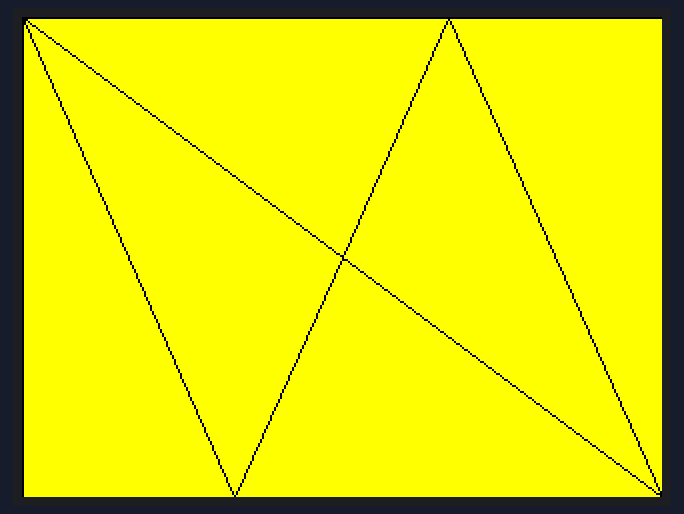
Bench run of a sketch on a simulated Arduino Uno, built with avr-gcc and run on an emulated ATmega328P. Shown: 320×240 colour display.

Above: at 0.3 s.

The sketch:

Ej4_symmetry.ino
```cpp
#include <SPI.h>
#include <Adafruit_GFX.h>    // Core graphics library
#include <Adafruit_ILI9341.h> // Hardware-specific library

#define TFT_CS   7
#define TFT_DC   6

// Assign human-readable names to some common 16-bit color values:
#define BLACK       0x0000      /*   0,   0,   0 */
#define NAVY        0x000F      /*   0,   0, 128 */
#define DARKGREEN   0x03E0      /*   0, 128,   0 */
#define DARKCYAN    0x03EF      /*   0, 128, 128 */
#define MAROON      0x7800      /* 128,   0,   0 */
#define PURPLE      0x780F      /* 128,   0, 128 */
#define OLIVE       0x7BE0      /* 128, 128,   0 */
#define LIGHTGREY   0xC618      /* 192, 192, 192 */
#define DARKGREY    0x7BEF      /* 128, 128, 128 */
#define BLUE        0x001F      /*   0,   0, 255 */
#define GREEN       0x07E0      /*   0, 255,   0 */
#define CYAN        0x07FF      /*   0, 255, 255 */
#define RED         0xF800      /* 255,   0,   0 */
#define MAGENTA     0xF81F      /* 255,   0, 255 */
#define YELLOW      0xFFE0      /* 255, 255,   0 */
#define WHITE       0xFFFF      /* 255, 255, 255 */
#define ORANGE      0xFD20      /* 255, 165,   0 */
#define GREENYELLOW 0xAFE5      /* 173, 255,  47 */
#define PINK        0xF81F

//Declaracion objeto TFT
Adafruit_ILI9341 tft = Adafruit_ILI9341(TFT_CS, TFT_DC);

//Variables globales de TFT y de malla
int width, height;
  //Numero de filas, columnas, anchura y altura de subpixel
int col, row;

void setup() {
  Serial.begin(9600);
  tft.begin(); // Begin ILI9341

  tft.setRotation(1);
  tft.fillScreen(YELLOW);

  width = tft.width();
  height = tft.height();

  //Ahora subdiviremos los triangulos en otros subtriangulos con las coordenadas definidas para crear una subdivision denominada subhexel
  //Pero ahora podremos definir si queremos dibujarlo de forma invertida o no.

  //Cambiar el primer parametro por el valor 0 para que se cree la malla simetrica
  subhexel( 1, BLACK);
}

void loop() {

}

void subhexel(bool sym, uint16_t color){

    float w = width;
    float h = height;

    float PX[] = {0,w/3, w/2, 2*w/3, w};
    float PY[]= {0,h/2, h};

    if (!sym){

      PY[0] = h;
      PY[1] = h/2;
      PY[2] = 0;
    }

    //Vamos a crear 6 subtriangulos dentro de el area determinada

    tft.drawTriangle(   PX[0], PY[0], PX[1], PY[2] , PX[0], PY[2], color);
    tft.drawTriangle(   PX[0], PY[0], PX[2], PY[1] , PX[1], PY[2], color);
    tft.drawTriangle(   PX[0], PY[0], PX[3], PY[0] , PX[2], PY[1], color);

    tft.drawTriangle(   PX[4], PY[2], PX[3], PY[0], PX[4], PY[0] , color);
    tft.drawTriangle(   PX[4], PY[2], PX[2], PY[1], PX[3], PY[0] , color);
    tft.drawTriangle(   PX[4], PY[2], PX[1], PY[2] , PX[2], PY[1] , color);

    //borderCorrection();
}

void borderCorrection(){
  tft.drawFastHLine(-2, -1, width,  BLACK);
  tft.drawFastVLine(-2, -1, height,  BLACK);
  tft.drawFastVLine(-1, -1, height,  BLACK);
}
```
